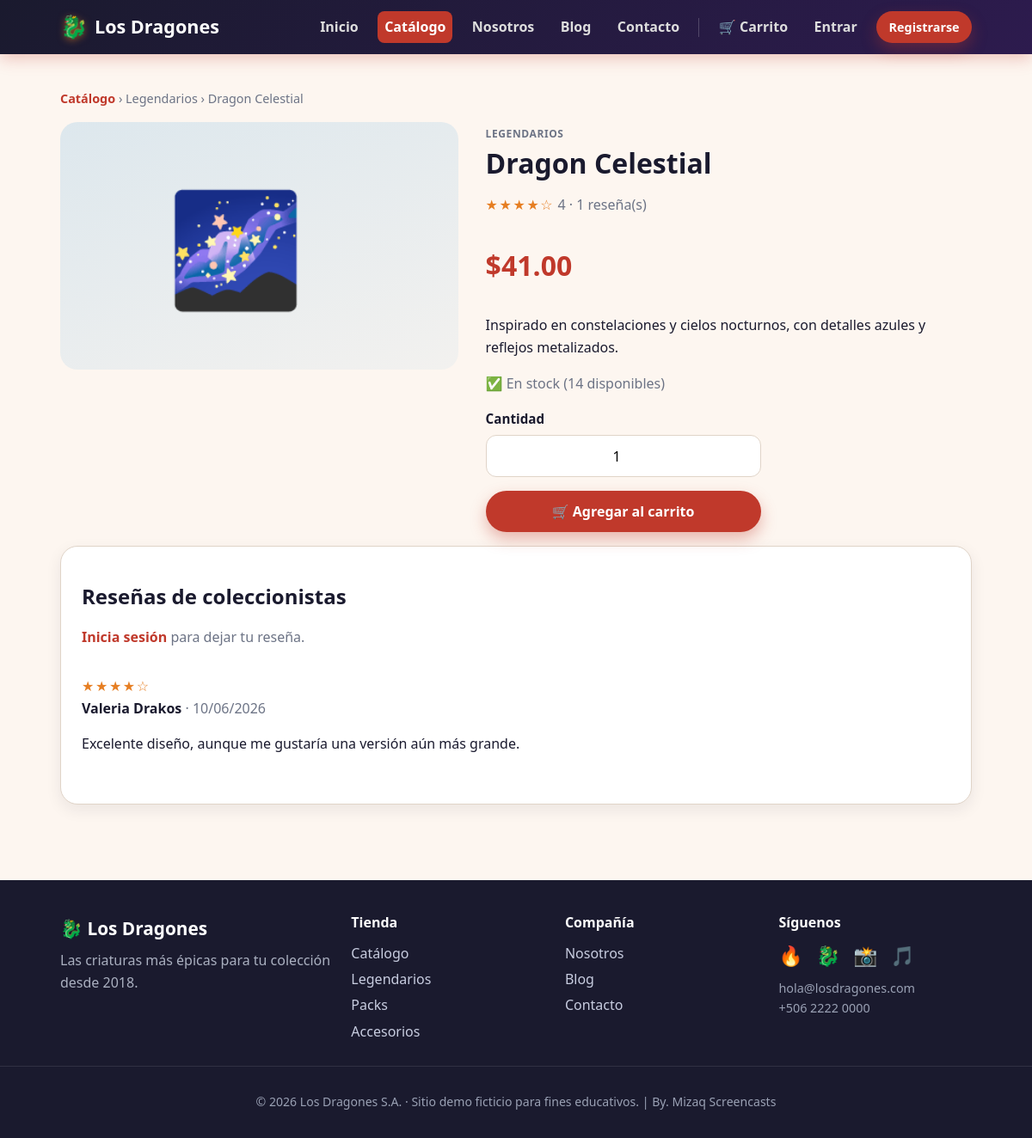
The page /producto.php?slug=dragon-celestial on the database its author committed.
### tables this page shows
CREATE TABLE IF NOT EXISTS productos (
    id BIGINT UNSIGNED AUTO_INCREMENT PRIMARY KEY,
    categoria_id BIGINT UNSIGNED NULL,
    nombre VARCHAR(120) NOT NULL,
    slug VARCHAR(120) NOT NULL,
    descripcion TEXT NULL,
    precio DECIMAL(10, 2) NOT NULL DEFAULT 0.00,
    emoji VARCHAR(16) NOT NULL DEFAULT '🐉',
    imagen VARCHAR(255) NULL,
    color_hex VARCHAR(7) NOT NULL DEFAULT '#C0392B',
    stock INT NOT NULL DEFAULT 0,
    destacado TINYINT(1) NOT NULL DEFAULT 0,
    estado ENUM('activo', 'inactivo') NOT NULL DEFAULT 'activo',
    fecha_creacion TIMESTAMP NOT NULL DEFAULT CURRENT_TIMESTAMP,
    UNIQUE KEY uk_productos_slug (slug),
    KEY idx_productos_categoria (categoria_id),
    CONSTRAINT fk_productos_categoria FOREIGN KEY (categoria_id)
        REFERENCES categorias (id) ON DELETE SET NULL
);

CREATE TABLE IF NOT EXISTS categorias (
    id BIGINT UNSIGNED AUTO_INCREMENT PRIMARY KEY,
    nombre VARCHAR(80) NOT NULL,
    slug VARCHAR(80) NOT NULL,
    descripcion VARCHAR(255) NULL,
    UNIQUE KEY uk_categorias_slug (slug)
);

CREATE TABLE IF NOT EXISTS resenas (
    id BIGINT UNSIGNED AUTO_INCREMENT PRIMARY KEY,
    producto_id BIGINT UNSIGNED NOT NULL,
    usuario_id BIGINT UNSIGNED NOT NULL,
    calificacion TINYINT UNSIGNED NOT NULL DEFAULT 5,
    comentario VARCHAR(500) NULL,
    fecha_creacion TIMESTAMP NOT NULL DEFAULT CURRENT_TIMESTAMP,
    KEY idx_resenas_producto (producto_id),
    KEY idx_resenas_usuario (usuario_id),
    UNIQUE KEY uk_resena_usuario_producto (producto_id, usuario_id),
    CONSTRAINT fk_resenas_producto FOREIGN KEY (producto_id)
        REFERENCES productos (id) ON DELETE CASCADE,
    CONSTRAINT fk_resenas_usuario FOREIGN KEY (usuario_id)
        REFERENCES usuarios (id) ON DELETE CASCADE
);

CREATE TABLE IF NOT EXISTS usuarios (
    id BIGINT UNSIGNED AUTO_INCREMENT PRIMARY KEY,
    nombre VARCHAR(120) NOT NULL,
    correo VARCHAR(150) NOT NULL,
    usuario VARCHAR(50) NOT NULL,
    password_hash VARCHAR(255) NOT NULL,
    telefono VARCHAR(30) NULL,
    direccion VARCHAR(255) NULL,
    estado ENUM('activo', 'inactivo') NOT NULL DEFAULT 'activo',
    fecha_creacion TIMESTAMP NOT NULL DEFAULT CURRENT_TIMESTAMP,
    UNIQUE KEY uk_usuarios_correo (correo),
    UNIQUE KEY uk_usuarios_usuario (usuario)
);

### includes/helpers.php (called while the page is built, shortened)
<?php
function e(?string $value): string
{
    return htmlspecialchars((string) $value, ENT_QUOTES, 'UTF-8');
}

### includes/auth.php (called while the page is built, shortened)
<?php
require_once __DIR__ . '/../config.php';
require_once __DIR__ . '/helpers.php';
function is_authenticated(): bool
{
    return !empty($_SESSION['user_id']);
}
function current_user(): ?array
{
    if (!is_authenticated()) {
        return null;
    }
    $user = find_user_by_id((int) $_SESSION['user_id']);
    return $user;
}

### config.php (called while the page is built, shortened)
<?php
function db(): PDO
{
    static $pdo = null;
    if ($pdo instanceof PDO) {
        return $pdo;
    }
    $dsn = sprintf(
        'mysql:host=%s;port=%s;dbname=%s;charset=utf8mb4',
        DB_HOST,
        DB_PORT,
        DB_NAME
    );
    $options = [
        PDO::ATTR_ERRMODE => PDO::ERRMODE_EXCEPTION,
        PDO::ATTR_DEFAULT_FETCH_MODE => PDO::FETCH_ASSOC,
        PDO::ATTR_EMULATE_PREPARES => false,
    ];
    $pdo = new PDO($dsn, DB_USER, DB_PASS, $options);
    return $pdo;
}

### includes/catalog.php (called while the page is built, shortened)
<?php
require_once __DIR__ . '/../config.php';
function get_producto_por_slug(string $slug): ?array
{
    $sql = "SELECT p.id, p.nombre, p.slug, p.descripcion, p.precio, p.emoji, p.imagen, p.color_hex,
                   p.stock, p.destacado, c.nombre AS categoria, c.slug AS categoria_slug
            FROM productos p
            LEFT JOIN categorias c ON c.id = p.categoria_id
            WHERE p.slug = :slug AND p.estado = 'activo'
            LIMIT 1";
    $stmt = db()->prepare($sql);
    $stmt->execute(['slug' => $slug]);
    return $stmt->fetch() ?: null;
}
function get_resenas_de_producto(int $productoId): array
{
    $stmt = db()->prepare(
        'SELECT r.id, r.calificacion, r.comentario, r.fecha_creacion,
                r.usuario_id, u.nombre AS autor
         FROM resenas r
         JOIN usuarios u ON u.id = r.usuario_id
         WHERE r.producto_id = :producto_id
         ORDER BY r.fecha_creacion DESC'
    );
    $stmt->execute(['producto_id' => $productoId]);
    return $stmt->fetchAll();
}
function get_resumen_resenas(int $productoId): array
{
    $stmt = db()->prepare(
        'SELECT COUNT(*) AS total, COALESCE(AVG(calificacion), 0) AS promedio
         FROM resenas WHERE producto_id = :producto_id'
    );
    $stmt->execute(['producto_id' => $productoId]);
    $row = $stmt->fetch();
    return [
        'total' => (int) ($row['total'] ?? 0),
        'promedio' => round((float) ($row['promedio'] ?? 0), 1),
    ];
}

### producto.php (the view, shortened to what this page needs)
<?php
require_once __DIR__ . '/config.php';
require_once __DIR__ . '/includes/layout.php';
require_once __DIR__ . '/includes/catalog.php';
$slug = trim((string) ($_GET['slug'] ?? ''));
$producto = $slug !== '' ? get_producto_por_slug($slug) : null;
$productoId = (int) $producto['id'];
$user = current_user();
$resenas = get_resenas_de_producto($productoId);
$resumen = get_resumen_resenas($productoId);
$miResena = $user ? get_resena_de_usuario_para_producto((int) $user['id'], $productoId) : null;
render_header($producto['nombre'], 'productos');
?>
<section class="section">
    <div class="container">
        <p class="breadcrumb"><a href="productos.php">Catálogo</a> › <?= e($producto['categoria'] ?? 'General') ?> › <?= e($producto['nombre']) ?></p>
        <div class="detail">
            <div class="detail__media" style="background: linear-gradient(160deg, <?= e($producto['color_hex']) ?>33, <?= e($producto['color_hex']) ?>11);">
                <?= producto_img($producto, 'media-img') ?>
            </div>
            <div>
                <span class="product__cat"><?= e($producto['categoria'] ?? 'General') ?></span>
                <h1 class="page-title"><?= e($producto['nombre']) ?></h1>
                <p class="muted">
                    <span class="review__stars"><?= e(stars((int) round($resumen['promedio']))) ?></span>
                    <?= $resumen['total'] > 0 ? e((string) $resumen['promedio']) . ' · ' . (int) $resumen['total'] . ' reseña(s)' : 'Sin reseñas todavía' ?>
                </p>
                <p class="detail__price"><?= e(money($producto['precio'])) ?></p>
                <p><?= nl2br(e($producto['descripcion'] ?? '')) ?></p>
                <p class="muted"><?= (int) $producto['stock'] > 0 ? '✅ En stock (' . (int) $producto['stock'] . ' disponibles)' : '❌ Agotado' ?></p>
                <form method="post" action="carrito.php" class="form" style="max-width:320px;">
                    <div class="form__group">
                        <span>Cantidad</span>
                        <input class="qty" type="number" name="cantidad" value="1" min="1" max="<?= max(1, (int) $producto['stock']) ?>">
                    </div>
                    <button type="submit" class="button button--primary button--block"<?= (int) $producto['stock'] <= 0 ? ' disabled' : '' ?>>🛒 Agregar al carrito</button>
                </form>
            </div>
        </div>
        <div class="card mt-2">
            <h2>Reseñas de coleccionistas</h2>
            <?php if ($user): ?>
                <form method="post" class="form mb-2" style="max-width:520px;">
                    <?= csrf_input() ?>
                    <input type="hidden" name="action" value="resena">
                    <div class="form__group">
                        <span><?= $miResena ? 'Actualiza tu reseña' : 'Deja tu reseña' ?></span>
                        <select name="calificacion">
                            <?php for ($i = 5; $i >= 1; $i--): ?>
                                <option value="<?= $i ?>"<?= ($miResena && (int) $miResena['calificacion'] === $i) || (!$miResena && $i === 5) ? ' selected' : '' ?>>
                                    <?= str_repeat('★', $i) ?> (<?= $i ?>)
                                </option>
                            <?php endfor; ?>
                        </select>
                    </div>
                    <div class="form__group">
                        <textarea name="comentario" maxlength="500" placeholder="Cuéntanos qué te pareció…"><?= e($miResena['comentario'] ?? '') ?></textarea>
                    </div>
                    <button type="submit" class="button button--secondary"><?= $miResena ? 'Actualizar reseña' : 'Publicar reseña' ?></button>
                </form>
            <?php else: ?>
                <p class="muted"><a href="login.php">Inicia sesión</a> para dejar tu reseña.</p>
            <?php endif; ?>
            <?php if ($resenas === []): ?>
                <p class="muted">Sé el primero en reseñar este dragón.</p>
            <?php else: ?>
                <?php foreach ($resenas as $r): ?>
                    <div class="review">
                        <div class="review__stars"><?= e(stars((int) $r['calificacion'])) ?></div>
                        <strong><?= e($r['autor']) ?></strong>
                        <span class="muted"> · <?= e(date('d/m/Y', strtotime((string) $r['fecha_creacion']))) ?></span>
                        <?php if (!empty($r['comentario'])): ?><p><?= nl2br(e($r['comentario'])) ?></p><?php endif; ?>
                    </div>
                <?php endforeach; ?>
            <?php endif; ?>
        </div>
    </div>
</section>
<?php
render_footer();

### includes/layout.php (shortened to what this page needs)
<?php
require_once __DIR__ . '/helpers.php';
require_once __DIR__ . '/auth.php';
function nav_links(): array
{
    return [
        'inicio'    => ['Inicio', 'index.php'],
        'productos' => ['Catálogo', 'productos.php'],
        'nosotros'  => ['Nosotros', 'nosotros.php'],
        'blog'      => ['Blog', 'blog.php'],
        'contacto'  => ['Contacto', 'contacto.php'],
    ];
}
function render_header(string $title, string $active = ''): void
{
    $user = current_user();
    $cartCount = cart_count();
    ?>
<!DOCTYPE html>
<html lang="es">
<head>
    <link rel="stylesheet" href="assets/css/styles.css">
</head>
<body>
    <header class="navbar">
        <div class="navbar__inner">
            <a class="navbar__brand" href="index.php">
                <span class="navbar__logo">🐉</span>
                <span class="navbar__name">Los Dragones</span>
            </a>
            <nav class="navbar__nav">
                <?php foreach (nav_links() as $key => [$label, $href]): ?>
                    <a
                        class="navbar__link<?= $active === $key ? ' is-active' : '' ?>"
                        href="<?= e($href) ?>"
                    ><?= e($label) ?></a>
                <?php endforeach; ?>
                <?php if ($user): ?>
                    <a class="navbar__link<?= $active === 'carrito' ? ' is-active' : '' ?>" href="carrito.php">
                        🛒 Carrito<?php if ($cartCount > 0): ?> <span class="navbar__badge"><?= (int) $cartCount ?></span><?php endif; ?>
                    </a>
                    <a class="navbar__link<?= $active === 'cuenta' ? ' is-active' : '' ?>" href="dashboard.php">Mi cuenta</a>
                    <form method="post" action="logout.php" class="navbar__logout">
                        <?= csrf_input() ?>
                        <button type="submit" class="button button--ghost button--sm">Salir</button>
                    </form>
                <?php else: ?>
                    <a class="navbar__link<?= $active === 'carrito' ? ' is-active' : '' ?>" href="carrito.php">
                        🛒 Carrito<?php if ($cartCount > 0): ?> <span class="navbar__badge"><?= (int) $cartCount ?></span><?php endif; ?>
                    </a>
                    <a class="navbar__link" href="login.php">Entrar</a>
                    <a class="button button--primary button--sm" href="registro.php">Registrarse</a>
                <?php endif; ?>
            </nav>
        </div>
    </header>
    <main class="site-main">
<?php
}
function render_footer(): void
{
    $year = '2026';
    ?>
    </main>
    <footer class="footer">
        <div class="footer__inner">
            <div class="footer__col">
                <div class="footer__brand"><span>🐉</span> Los Dragones</div>
                <p class="footer__tagline">Las criaturas más épicas para tu colección desde 2018.</p>
            </div>
            <div class="footer__col">
                <h4>Tienda</h4>
                <a href="productos.php">Catálogo</a>
                <a href="productos.php?categoria=legendarios">Legendarios</a>
                <a href="productos.php?categoria=packs">Packs</a>
                <a href="productos.php?categoria=accesorios">Accesorios</a>
            </div>
            <div class="footer__col">
                <h4>Compañía</h4>
                <a href="nosotros.php">Nosotros</a>
                <a href="blog.php">Blog</a>
                <a href="contacto.php">Contacto</a>
            </div>
            <div class="footer__col">
                <h4>Síguenos</h4>
                <p class="footer__social">🔥 🐉 📸 🎵</p>
                <p class="footer__muted">hola@losdragones.com<br>+506 2222 0000</p>
            </div>
        </div>
        <div class="footer__bottom">
            <p>© <?= e($year) ?> Los Dragones S.A. · Sitio demo ficticio para fines educativos. | By. Mizaq Screencasts</p>
        </div>
    </footer>
</body>
</html>
<?php
}
function money(float|string|int $amount): string
{
    return '$' . number_format((float) $amount, 2, '.', ',');
}
function stars(int $rating): string
{
    $rating = max(0, min(5, $rating));
    return str_repeat('★', $rating) . str_repeat('☆', 5 - $rating);
}
function producto_img(array $datos, string $class = 'media-img'): string
{
    $src = trim((string) ($datos['imagen'] ?? ''));
    return '<span class="' . e($class) . ' media-img--emoji">' . e((string) ($datos['emoji'] ?? '🐉')) . '</span>';
}

### rows shown on the page
productos: categoria.nombre "Legendarios", nombre "Dragon Celestial", emoji "🌌", categoria.nombre "LEGENDARIOS", precio "$41.00", descripcion "Inspirado en constelaciones y cielos nocturnos, con detalles azules y reflejos metalizados.", stock "14"
resenas: calificacion "★★★★☆", usuario.nombre "Valeria Drakos", fecha_creacion "10/06/2026", comentario "Excelente diseño, aunque me gustaría una versión aún más grande."

### other values the page prints
$label "Inicio"
$label "Catálogo"
$label "Nosotros"
$label "Blog"
$label "Contacto"
stars((int) round($resumen['promedio'])) "★★★★☆"
$resumen['promedio'] "4"
$resumen['total'] "1"
$year "2026"
